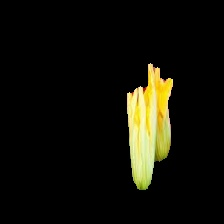
#> input picture data/segmented_grabcut/val/biological/biological_228.jpg, 224 x 224 px; its folder holds only this picture in this run
$ python hsv_grabcut_segmentation.py
#> lines starting #> are read from the running program, lines starting #| are printed output that depends on the picture; after the words box and inside, x2 and y2 are one past the last pixel; in counts of white or black regions, pixels touching at a corner belong together
#> in batch_save, image is the input picture: shape (224, 224, 3); mean B, G, R 8.3, 16.8, 17.5
import argparse
from pathlib import Path

import cv2
import numpy as np


def resize_keep_aspect(image, max_side=800):
#> called with max_side = 800
    h, w = image.shape[:2]
#> h = 224; w = 224
    scale = min(1.0, float(max_side) / max(h, w))
#> scale = 1
    if scale < 1.0:
        image = cv2.resize(
            image,
            (int(w * scale), int(h * scale)),
            interpolation=cv2.INTER_AREA,
        )
    return image


def remove_small_components(mask, min_area=500):
    mask = (mask > 0).astype(np.uint8)
    num_labels, labels, stats, _ = cv2.connectedComponentsWithStats(mask, 8)
    output = np.zeros_like(mask, dtype=np.uint8)

    for label in range(1, num_labels):
        area = stats[label, cv2.CC_STAT_AREA]
        if area >= min_area:
            output[labels == label] = 255

    return output


def hsv_initial_mask(
    image,
    s_thresh=(25, 255),
    v_thresh=(30, 245),
    close_size=7,
    min_area=500,
):
#> called with s_thresh = (25, 255), v_thresh = (30, 245), close_size = 7, min_area = 500
    hsv = cv2.cvtColor(image, cv2.COLOR_BGR2HSV)
#> hsv: shape (224, 224, 3); mean H, S, V 4.8, 20.5, 17.9
    s_channel = hsv[:, :, 1]
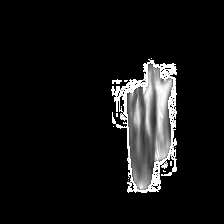
#> s_channel: shape (224, 224); min 0, max 255, mean 20.5
    v_channel = hsv[:, :, 2]

    s_mask = cv2.inRange(s_channel, s_thresh[0], s_thresh[1])
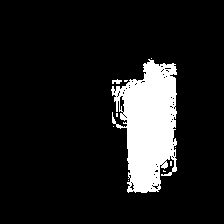
#> s_mask: shape (224, 224); 11.7% white; 10 white regions (8 under 20 px), largest, box (x1, y1, x2, y2) and area: (111, 59, 177, 193) 5823, (112, 79, 122, 84) 33
    v_mask = cv2.inRange(v_channel, v_thresh[0], v_thresh[1])
#> v_mask: shape (224, 224); 5.4% white; 18 white regions (13 under 20 px), largest, box (x1, y1, x2, y2) and area: (127, 63, 171, 190) 2502, (160, 78, 173, 90) 52, (135, 87, 139, 112) 51, (148, 64, 152, 90) 38, (166, 90, 171, 102) 22
    mask = cv2.bitwise_and(s_mask, v_mask)

    kernel = np.ones((close_size, close_size), np.uint8)
    mask = cv2.morphologyEx(mask, cv2.MORPH_CLOSE, kernel)
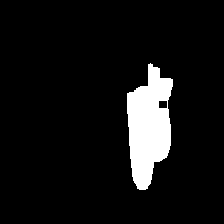
#> mask: shape (224, 224); 7.7% white; 1 white region, box (x1, y1, x2, y2) and area: (127, 63, 173, 190) 3874
    mask = remove_small_components(mask, min_area=min_area)
#> in remove_small_components, `num_labels, labels, stats, _ = cv2.connectedComponentsWithStats(mask, 8)`: num_labels = 2; stats = [[0, 0, 224, 224, 46302], [127, 63, 46, 127, 3874]]
#> the loop in remove_small_components, `for label in range(1, num_labels):` made 1 pass
#> area on pass 1: 3874
    mask = cv2.medianBlur(mask, 5)
#> mask: shape (224, 224); 7.7% white; 1 white region, box (x1, y1, x2, y2) and area: (127, 64, 173, 190) 3875
    return mask


def grabcut_from_mask(
    image,
    init_mask,
    iter_count=5,
    border_bg_ratio=0.02,
    fallback_rect_margin=0.03,
):
#> called with iter_count = 5, border_bg_ratio = 0.02, fallback_rect_margin = 0.03
    h, w = image.shape[:2]
#> h = 224; w = 224
    init_ratio = float(np.count_nonzero(init_mask)) / float(init_mask.size)
#> init_ratio = 0.0772

    bgd_model = np.zeros((1, 65), np.float64)
    fgd_model = np.zeros((1, 65), np.float64)

    if init_ratio < 0.01 or init_ratio > 0.95:
        margin_x = int(w * fallback_rect_margin)
        margin_y = int(h * fallback_rect_margin)
        rect = (
            margin_x,
            margin_y,
            max(1, w - 2 * margin_x),
            max(1, h - 2 * margin_y),
        )
        grabcut_mask = np.zeros((h, w), np.uint8)
        cv2.grabCut(
            image,
            grabcut_mask,
            rect,
            bgd_model,
            fgd_model,
            iterCount=iter_count,
            mode=cv2.GC_INIT_WITH_RECT,
        )
    else:
        grabcut_mask = np.where(
            init_mask > 0,
            cv2.GC_PR_FGD,
            cv2.GC_PR_BGD,
        ).astype(np.uint8)

        border = max(1, int(min(h, w) * border_bg_ratio))
#> border = 4
        grabcut_mask[:border, :] = cv2.GC_BGD
#> grabcut_mask: shape (224, 224); min 0, max 3, mean 2.04
        grabcut_mask[-border:, :] = cv2.GC_BGD
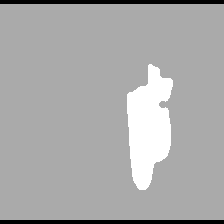
#> grabcut_mask: shape (224, 224); min 0, max 3, mean 2.01; drawn with min black and max white
        grabcut_mask[:, :border] = cv2.GC_BGD
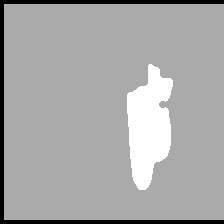
#> grabcut_mask: shape (224, 224); 1.72% of pixels changed, all inside (x1, y1, x2, y2) = (0, 4, 4, 220); drawn with min black and max white
        grabcut_mask[:, -border:] = cv2.GC_BGD
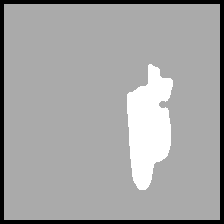
#> grabcut_mask: shape (224, 224); 1.72% of pixels changed, all inside (x1, y1, x2, y2) = (220, 4, 224, 220); drawn with min black and max white

        try:
            cv2.grabCut(
                image,
                grabcut_mask,
                None,
                bgd_model,
                fgd_model,
                iterCount=iter_count,
                mode=cv2.GC_INIT_WITH_MASK,
            )
        except cv2.error:
            margin_x = int(w * fallback_rect_margin)
            margin_y = int(h * fallback_rect_margin)
            rect = (
                margin_x,
                margin_y,
                max(1, w - 2 * margin_x),
                max(1, h - 2 * margin_y),
            )
            grabcut_mask = np.zeros((h, w), np.uint8)
            cv2.grabCut(
                image,
                grabcut_mask,
                rect,
                bgd_model,
                fgd_model,
                iterCount=iter_count,
                mode=cv2.GC_INIT_WITH_RECT,
            )

    refined = np.where(
        (grabcut_mask == cv2.GC_FGD) | (grabcut_mask == cv2.GC_PR_FGD),
        255,
        0,
    ).astype(np.uint8)
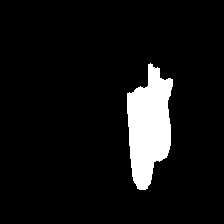
#> refined: shape (224, 224); 7.8% white; 1 white region, box (x1, y1, x2, y2) and area: (127, 63, 173, 190) 3908
    return refined


def clean_mask(mask, close_size=7, open_size=5, min_area=500, keep_largest=False):
#> called with close_size = 7, open_size = 5, min_area = 500, keep_largest = False
    close_kernel = np.ones((close_size, close_size), np.uint8)
    open_kernel = np.ones((open_size, open_size), np.uint8)

    cleaned = (mask > 0).astype(np.uint8) * 255
    cleaned = cv2.morphologyEx(cleaned, cv2.MORPH_CLOSE, close_kernel)
#> cleaned: shape (224, 224); 7.8% white; 1 white region, box (x1, y1, x2, y2) and area: (127, 63, 173, 190) 3931
    cleaned = cv2.morphologyEx(cleaned, cv2.MORPH_OPEN, open_kernel)
#> cleaned: shape (224, 224); 7.8% white; 1 white region, box (x1, y1, x2, y2) and area: (127, 64, 173, 190) 3930
    cleaned = remove_small_components(cleaned, min_area=min_area)
#> the loop in remove_small_components (call 2), `for label in range(1, num_labels):` made 1 pass
#> area on pass 1: 3930

    if not keep_largest:
        return cleaned

    num_labels, labels, stats, _ = cv2.connectedComponentsWithStats(
        (cleaned > 0).astype(np.uint8),
        8,
    )
    if num_labels <= 1:
        return cleaned

    largest_label = 1 + np.argmax(stats[1:, cv2.CC_STAT_AREA])
    largest = np.zeros_like(cleaned)
    largest[labels == largest_label] = 255
    return largest


def apply_mask(image, mask):
    binary_mask = (mask > 0).astype(np.uint8) * 255
    return cv2.bitwise_and(image, image, mask=binary_mask)


def foreground_ratio(mask):
    return float(np.count_nonzero(mask > 0)) / float(mask.size)


def hsv_grabcut_pipeline(
    image,
    max_side=800,
    return_steps=False,
    keep_largest=False,
):
    resized = resize_keep_aspect(image, max_side=max_side)
    init = hsv_initial_mask(resized)
    refined = grabcut_from_mask(resized, init)
    final = clean_mask(refined, keep_largest=keep_largest)
    segmented = apply_mask(resized, final)

    if return_steps:
        return init, refined, final, segmented
    return final, segmented


def batch_save(
    enhancement="clahe",
    split="val",
    src_root=None,
    dst_root=None,
    keep_largest=False,
):
    project_root = Path(__file__).resolve().parent.parent
    if src_root is None:
        src_root = project_root / "data" / "enhanced" / enhancement / split
    if dst_root is None:
        dst_root = (
            project_root
            / "results"
            / "segmentation"
            / "hsv_grabcut_cleaning"
            / enhancement
            / split
        )

    src_root = Path(src_root)
    dst_root = Path(dst_root)
    dst_root.mkdir(parents=True, exist_ok=True)

    for class_folder in sorted(src_root.iterdir()):
        if not class_folder.is_dir():
            continue

        out_class = dst_root / class_folder.name
        out_class.mkdir(parents=True, exist_ok=True)

        for img_path in sorted(class_folder.iterdir()):
            if not img_path.is_file():
                continue

            image = cv2.imread(str(img_path))
            if image is None:
                continue

            final, segmented = hsv_grabcut_pipeline(
                image,
                keep_largest=keep_largest,
            )
            cv2.imwrite(str(out_class / f"{img_path.stem}_mask.png"), final)
            cv2.imwrite(
                str(out_class / f"{img_path.stem}_segmented.png"),
                segmented,
            )
#> pass 2 of the loop in batch_save, `for class_folder in sorted(src_root.iterdir()):`:
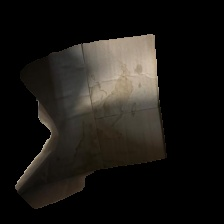
#> input picture data/segmented_grabcut/val/cardboard/cardboard_129.jpg, 224 x 224 px
#> in batch_save, image is the input picture: shape (224, 224, 3); mean B, G, R 21, 24.6, 27.1
#> hsv: shape (224, 224, 3); mean H, S, V 9.2, 37.4, 27.2
#> s_mask: shape (224, 224); 37.7% white; 27 white regions (19 under 20 px), largest, box (x1, y1, x2, y2) and area: (10, 32, 169, 212) 18557, (174, 138, 176, 160) 44, (152, 164, 160, 172) 43
#> v_mask: shape (224, 224); 29.7% white; 17 white regions (15 under 20 px), largest, box (x1, y1, x2, y2) and area: (15, 34, 165, 192) 13898, (28, 170, 96, 209) 954
#> in remove_small_components (call 3), `num_labels, labels, stats, _ = cv2.connectedComponentsWithStats(mask, 8)`:
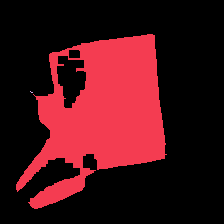
#> labels: shape (224, 224) int32; 3 distinct labels, from 0 to 2; one colour per label, 0 black
#> num_labels = 3; stats = [[0, 0, 224, 224, 36005], [16, 34, 151, 175, 14168], [30, 91, 3, 2, 3]]
#> the loop in remove_small_components (call 3), `for label in range(1, num_labels):` made 2 passes
#> area on pass 1: 14168
#> init_ratio = 0.282
#> in grabcut_from_mask (call 2), `refined = np.where( (grabcut_mask == cv2.GC_FGD) | (grabcut_mask == cv..`:
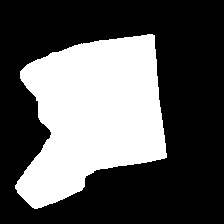
#> refined: shape (224, 224); 35.1% white; 1 white region, box (x1, y1, x2, y2) and area: (15, 34, 167, 209) 17622
#> labels: shape (224, 224) int32; values 0 (black) and 1 (white), 35.1% white; 1 white region, box (x1, y1, x2, y2) and area: (16, 34, 167, 208) 17618

    return dst_root


def main():
    parser = argparse.ArgumentParser(
        description="HSV + GrabCut + cleaning segmentation pipeline"
    )
    parser.add_argument("--enhancement", default="clahe")
    parser.add_argument("--split", default="val")
    parser.add_argument("--src-root", default=None)
    parser.add_argument("--dst-root", default=None)
    parser.add_argument("--keep-largest", action="store_true")
    args = parser.parse_args()

    output_dir = batch_save(
        enhancement=args.enhancement,
        split=args.split,
        src_root=args.src_root,
        dst_root=args.dst_root,
        keep_largest=args.keep_largest,
    )
    print(f"Saved segmentation results to: {output_dir}")
#| Saved segmentation results to: results/segmentation/hsv_grabcut_cleaning/clahe/val


if __name__ == "__main__":
    main()
